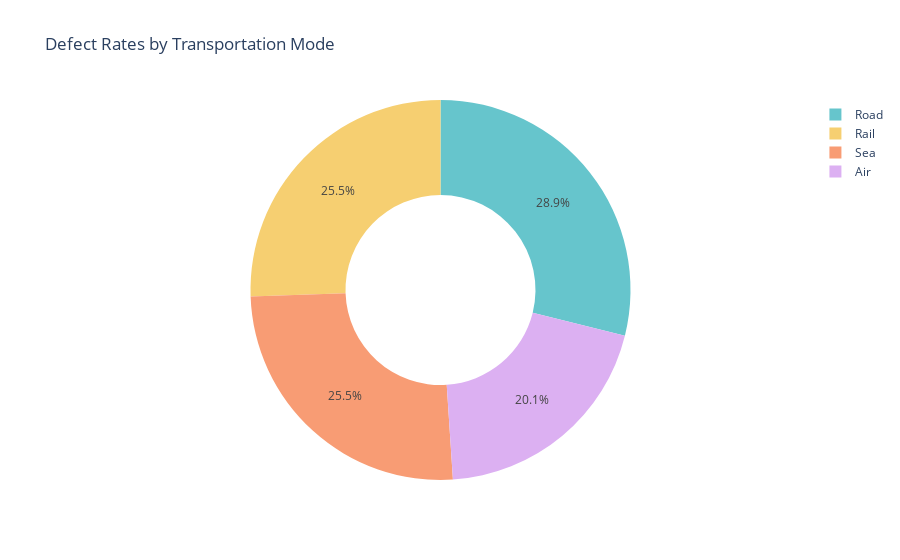

The notebook cell saved with this chart:
### Code cell
pivot_table = pd.pivot_table(
    dt,
    values = 'Defect rates',
    index = ['Transportation modes'],
    aggfunc = 'mean'
)

transportation_chart = px.pie(
    values = pivot_table['Defect rates'],
    names = pivot_table.index,
    title = 'Defect Rates by Transportation Mode',
    hole =0.5,
    color_discrete_sequence= px.colors.qualitative.Pastel

)

transportation_chart.show()

### Figure 1 — Plotly figure (JSON) as saved in the notebook; plotly's stock layout.template omitted (floating-point values rounded to 4 significant figures)
{"data": [{"domain": {"x": [0, 1], "y": [0, 1]}, "hole": 0.5, "hovertemplate": "label=%{label}<br>value=%{value}<extra></extra>", "labels": ["Air", "Rail", "Road", "Sea"], "legendgroup": "", "name": "", "showlegend": true, "type": "pie", "values": [1.824, 2.319, 2.621, 2.315]}], "layout": {"legend": {"tracegroupgap": 0}, "piecolorway": ["rgb(102, 197, 204)", "rgb(246, 207, 113)", "rgb(248, 156, 116)", "rgb(220, 176, 242)", "rgb(135, 197, 95)", "rgb(158, 185, 243)", "rgb(254, 136, 177)", "rgb(201, 219, 116)", "rgb(139, 224, 164)", "rgb(180, 151, 231)", "rgb(179, 179, 179)"], "title": {"text": "Defect Rates by Transportation Mode"}}}
